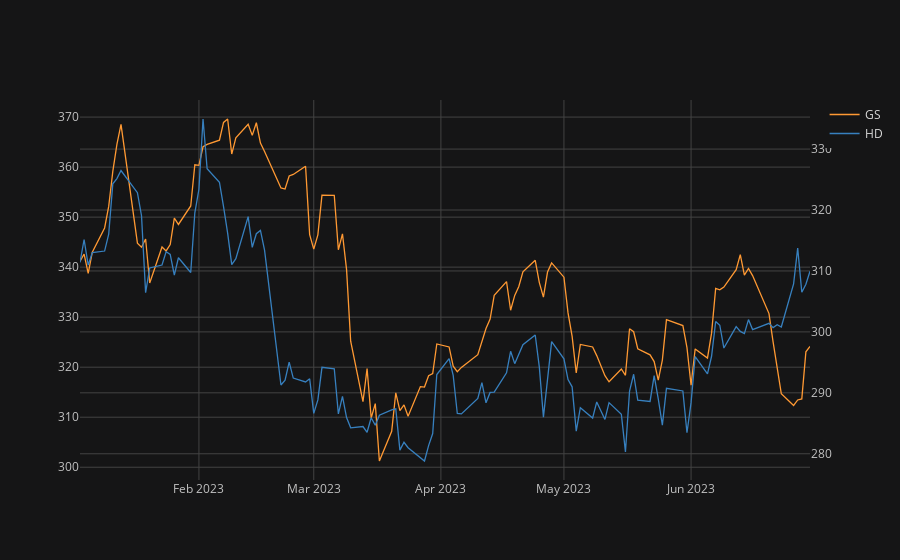

Notebook code cell kept with this figure:
### Code cell
# Use secondary axis
df4[['GS', 'HD']].iplot(secondary_y='HD')
